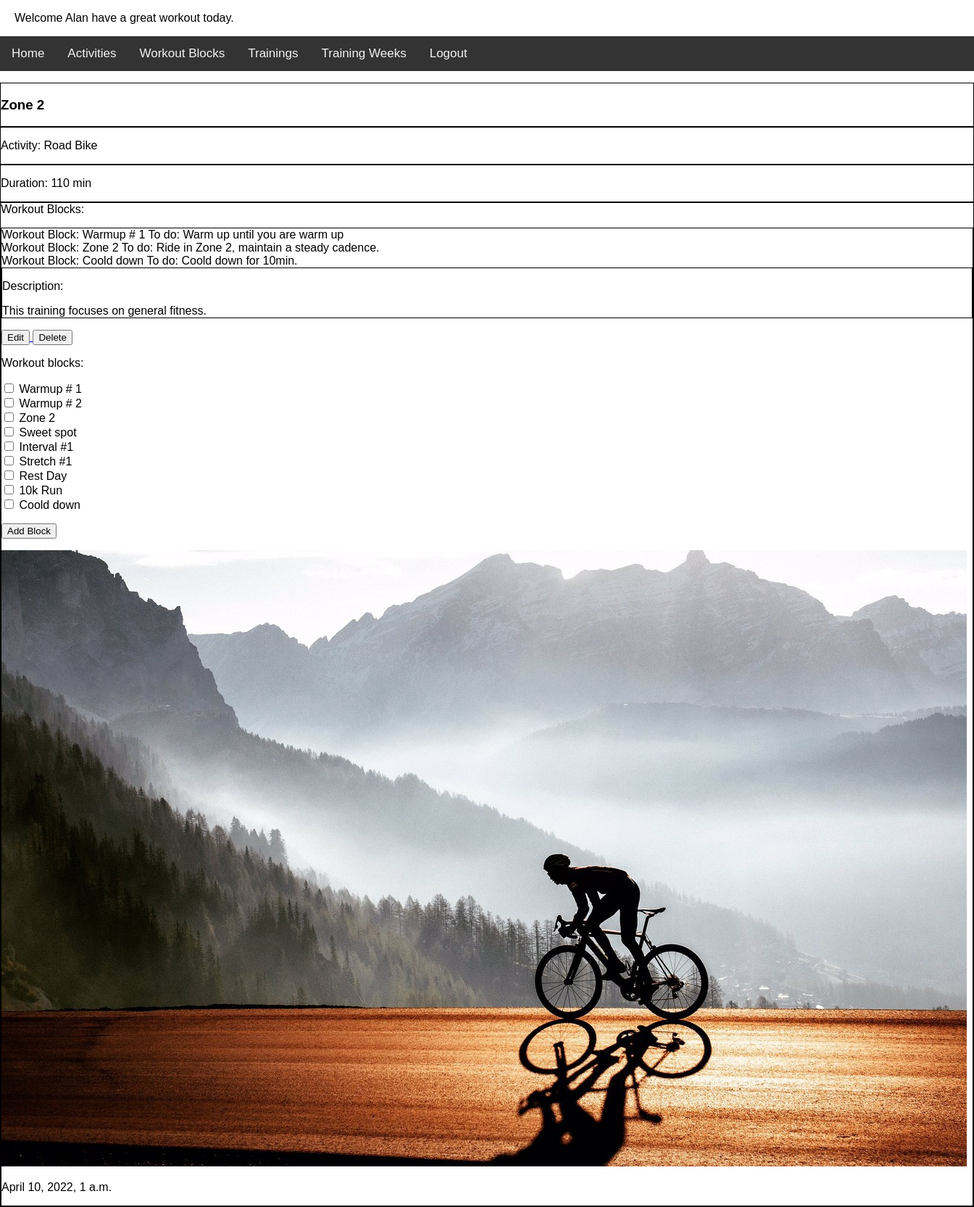
The app's page /trainingz_app/training/1/ (signed in) with its own data.
### trainingz_app/models.py (models this page shows, shortened)
class Training(models.Model):
    name = models.CharField(max_length=50)
    activity = models.ForeignKey(Activity, on_delete=models.CASCADE)
    description = models.TextField()
    workout_blocks = models.ManyToManyField(WorkoutBlock)
    def get_update_url(self):
        return reverse("update_training", kwargs={"id": self.id})
    def get_delete_url(self):
        return reverse("delete_training", kwargs={"id": self.id})

class Activity(models.Model):
    name = models.CharField(max_length=40)
    def __str__(self):
        return self.name

class WorkoutBlock(models.Model):
    name = models.CharField(max_length=50)
    workout_element = models.CharField(max_length=30, choices=WORKOUT_ELEMENTS)
    workout_details = models.TextField()
    duration = models.SmallIntegerField()
    def __str__(self):
        return self.name

### trainingz_app/views.py (the view, shortened to what this page needs)
class ShowDetailTrainingView(LoginRequiredMixin, View):
    def get(self, request, id):
        training = Training.objects.get(pk=id)
        workout_blocks = training.workout_blocks.all()
        training_duration = 0
        for workout_block in workout_blocks:
            training_duration += workout_block.duration
        form = AddWorkoutBlockToTrainingForm()
        ctx = {
            "training": training,
            "form": form,
            "training_duration": training_duration,
        }
        return render(request, "training_detail.html", ctx)

### trainingz_app/forms.py
class AddWorkoutBlockToTrainingForm(forms.ModelForm):
    class Meta:
        model = Training
        fields = ["workout_blocks"]
        widgets = {"workout_blocks": CheckboxSelectMultiple}

### trainingz_app/context_processor.py (called while the page is built)
def get_date(request):
    return {"date": datetime.now()}

### trainingz_app/templates/training_detail.html (shortened to what this page needs)
{% extends 'base.html' %}
{% block trainingz %}
    <div style="border: solid; border-width: 1px;">
        <h3>{{ training.name }} </h3>
    </div>
    <div style="border: solid; border-width: 1px;">
        <p>Activity: {{ training.activity }}</p>
    </div>
    <div style="border: solid; border-width: 1px;">
        <p>Duration: {{ training_duration }} min</p>
    </div>
    <div style="border: solid; border-width: 1px;"
    <p>Workout Blocks:</p>
    <div style="border: solid; border-width: 1px;">
        {% for workout_block in training.workout_blocks.all %}
            <div>Workout Block: {{ workout_block.name }} To do: {{ workout_block.workout_details }} </div>
        {% endfor %}
        <div style="border: solid; border-width: 1px;">
            <p>Description: </p>
            {{ training.description }}
        </div>
        <a href="{{ training.get_update_url }}">
            <button>Edit</button>
        </a>
        <a href="{{ training.get_delete_url }}">
            <button>Delete</button>
        </a>
        <form method="POST">
            {{ form.as_p }}
            <input type="submit" value="Add Block">
        </form>
{% endblock %}

### trainingz_app/templates/base.html (shortened to what this page needs)
<!DOCTYPE html>
{% load static %}
<html lang="en">
<head>
    <link rel="stylesheet" type="text/css" href="{% static 'css/base.css' %}">
</head>
<body>
<p style="padding-left:20px">Welcome {{ user }} have a great workout today.</p>
</body>
<div class="topnav">
    <a href="{% url 'index' %}">Home</a>
    {% if user.is_authenticated %}
        <a href="{% url 'list_activities' %}">Activities</a>
        <a href="{% url 'list_workout_blocks' %}">Workout Blocks</a>
        <a href="{% url 'list_trainings' %}">Trainings</a>
        <a href="{% url 'list_training_weeks' %}">Training Weeks</a>
        <a href="{% url 'logout' %}">Logout</a>
    {% else %}
        <a href="{% url 'login' %}">Login</a>
        <a href="{% url 'register' %}">Register</a>
    {% endif %}
</div>
{% block trainingz %}
{% endblock %}
<p><img src="{% static 'cycling.jpeg' %}"></p>
<p>{{ date }}</p>
</html>

### trainingz_app/static/css/base.css (style rules this page uses)
body { margin: 0; font-family: Arial, Helvetica, sans-serif; }
.topnav { overflow: hidden; background-color: #333; }
.topnav a { float: left; color: #f2f2f2; text-align: center; padding: 14px 16px; text-decoration: none; font-size: 17px; }

### records on screen
Training: name "Zone 2", activity "Road Bike", description "This training focuses on general fitness."
WorkoutBlock: name "Warmup # 1", workout_details "Warm up until you are warm up"
WorkoutBlock: name "Zone 2", workout_details "Ride in Zone 2, maintain a steady cadence."
WorkoutBlock: name "Coold down", workout_details "Coold down for 10min."

### other values on screen
{{ user }} "Alan"
{{ training_duration }} "110"
